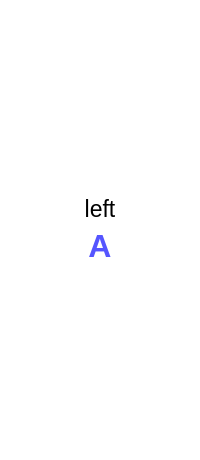
        <widget class="QFrame" name="left_active_frame_parent">
         <property name="styleSheet">
          <string notr="true">background-color: transparent;</string>
         </property>
         <property name="frameShape">
          <enum>QFrame::StyledPanel</enum>
         </property>
         <property name="frameShadow">
          <enum>QFrame::Raised</enum>
         </property>
         <layout class="QVBoxLayout" name="verticalLayout_5">
          <item>
           <spacer name="left_active_vspacer1">
            <property name="orientation">
             <enum>Qt::Vertical</enum>
            </property>
            <property name="sizeHint" stdset="0">
             <size>
              <width>20</width>
              <height>175</height>
             </size>
            </property>
           </spacer>
          </item>
          <item>
           <widget class="QFrame" name="left_active_frame">
            <property name="enabled">
             <bool>true</bool>
            </property>
            <property name="styleSheet">
             <string notr="true">background-color: rgb(255, 255, 255);border-radius: 20px;</string>
            </property>
            <property name="frameShape">
             <enum>QFrame::WinPanel</enum>
            </property>
            <property name="frameShadow">
             <enum>QFrame::Raised</enum>
            </property>
            <layout class="QVBoxLayout" name="verticalLayout_4">
             <item>
              <widget class="QLabel" name="left_active">
               <property name="font">
                <font>
                 <pointsize>17</pointsize>
                </font>
               </property>
               <property name="text">
                <string>left</string>
               </property>
               <property name="alignment">
                <set>Qt::AlignHCenter|Qt::AlignTop</set>
               </property>
              </widget>
             </item>
             <item>
              <widget class="QLabel" name="left_active_letter">
               <property name="font">
                <font>
                 <pointsize>24</pointsize>
                 <weight>75</weight>
                 <bold>true</bold>
                </font>
               </property>
               <property name="styleSheet">
                <string notr="true">color: rgb(85, 85, 255);</string>
               </property>
               <property name="frameShadow">
                <enum>QFrame::Plain</enum>
               </property>
               <property name="text">
                <string>A</string>
               </property>
               <property name="alignment">
                <set>Qt::AlignCenter</set>
               </property>
              </widget>
             </item>
            </layout>
           </widget>
          </item>
          <item>
           <spacer name="left_active_vspacer2">
            <property name="orientation">
             <enum>Qt::Vertical</enum>
            </property>
            <property name="sizeHint" stdset="0">
             <size>
              <width>20</width>
              <height>175</height>
             </size>
            </property>
           </spacer>
          </item>
         </layout>
        </widget>
